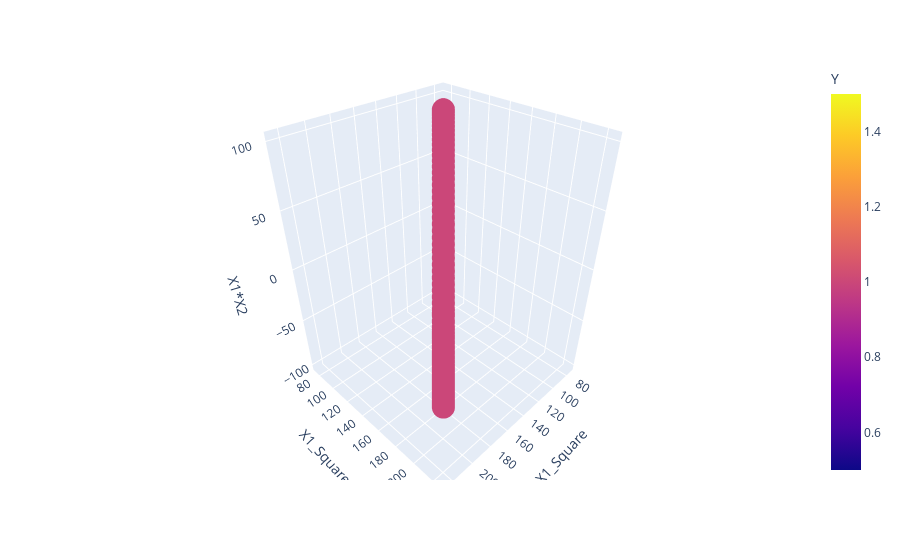

Notebook cell for this chart:
### Code cell
fig = px.scatter_3d(df, x='X1_Square', y='X1_Square', z='X1*X2',
              color='Y')
fig.show()

### Figure 1 — Plotly figure (JSON) as saved in the notebook; plotly's stock layout.template omitted (floating-point values rounded to 4 significant figures; data arrays with more than 128 entries replaced by an {"elided": "..."} marker saying what was removed)
{"data": [{"hovertemplate": "X1_Square=%{y}<br>X1*X2=%{z}<br>Y=%{marker.color}<extra></extra>", "legendgroup": "", "marker": {"color": {"elided": "200 int values"}, "coloraxis": "coloraxis", "symbol": "circle"}, "mode": "markers", "name": "", "scene": "scene", "showlegend": false, "type": "scatter3d", "x": {"elided": "200 float values"}, "y": {"elided": "200 float values"}, "z": {"elided": "200 float values"}}], "layout": {"coloraxis": {"colorbar": {"title": {"text": "Y"}}, "colorscale": [[0, "#0d0887"], [0.1111, "#46039f"], [0.2222, "#7201a8"], [0.3333, "#9c179e"], [0.4444, "#bd3786"], [0.5556, "#d8576b"], [0.6667, "#ed7953"], [0.7778, "#fb9f3a"], [0.8889, "#fdca26"], [1, "#f0f921"]]}, "legend": {"tracegroupgap": 0}, "margin": {"t": 60}, "scene": {"domain": {"x": [0, 1], "y": [0, 1]}, "xaxis": {"title": {"text": "X1_Square"}}, "yaxis": {"title": {"text": "X1_Square"}}, "zaxis": {"title": {"text": "X1*X2"}}}}}
